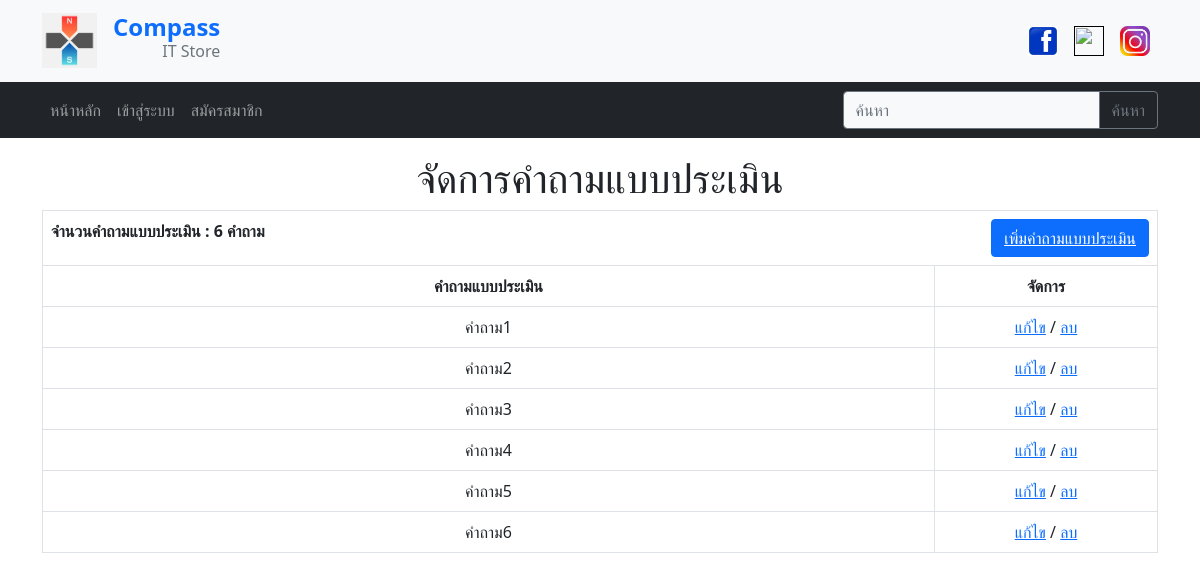
Screenshot of /show_ques.php with the database file from the repository.
### tables this page shows
CREATE TABLE `tb_question` (
  `id_question` int(11) NOT NULL,
  `question` varchar(50) NOT NULL
);

### show_ques.php (the view, shortened to what this page needs)
<?php
    include ('connect.php');
        $key = null;
    $rs_ques = mysqli_query($connect,"SELECT * FROM `tb_question` WHERE tb_question.question  LIKE '%".$key."%'");
    $row_ques = mysqli_num_rows($rs_ques);
    $count_ques = mysqli_query($connect,"SELECT COUNT(*) As question FROM `tb_question` ");
    $count_row = mysqli_fetch_array($count_ques);
?>
<!DOCTYPE html>
<html lang="en">
<head>
    <?php include ('head.php'); ?>
</head>
<body>
<?php require("menu_up.php") ?>
<?php require("menu.php") ?>
    <div class="container py-3">
        <h1 class="text-center">จัดการคำถามแบบประเมิน</h1>
        <table class="table table-bordered table-hover">
            <thead>
                <tr>
                    <th colspan="3">
                        <div style="float:left">
                        <span>จำนวนคำถามแบบประเมิน : <?php echo $count_row['question'];?> คำถาม</span>
                        </div>
                        <div style="float:right">
                        <span class="btn btn-primary"><a href="add_ques.php" class="text-white">เพิ่มคำถามแบบประเมิน</a></span>
                        </div>
                    </th>
                </tr>
                <tr class="text-center">
                    <th>คำถามแบบประเมิน</th>
                    <th>จัดการ</th>
                </tr>
            </thead>
            <tbody class="text-center">
                <?php
                    if($row_ques > 0){
                        while($row_ques = mysqli_fetch_array($rs_ques)){
                ?>
                <tr>
                    <td style="width:80%"><?php echo $row_ques['question']; ?></td>
                    <td><a href="edit_ques.php?editques=<?php echo $row_ques['id_question']; ?>">แก้ไข</a> /
                        <a href="show_ques.php?delques=<?php echo $row_ques['id_question']; ?>"  onClick="return confirm('ต้องการลบหรือไม่?')">ลบ</a>
                    </td>
                </tr>
                <?php } }else{ ?>
                    <td colspan="3"><b>ไม่มีข้อมูล</b></td>
                <?php } ?>
            </tbody>
        </table>
    </div>
</body>
</html>

### rows the page displays
tb_question: question "คำถาม1"
tb_question: question "คำถาม2"
tb_question: question "คำถาม3"
tb_question: question "คำถาม4"
tb_question: question "คำถาม5"
tb_question: question "คำถาม6"

### other values shown
$count_row['question'] "6"
